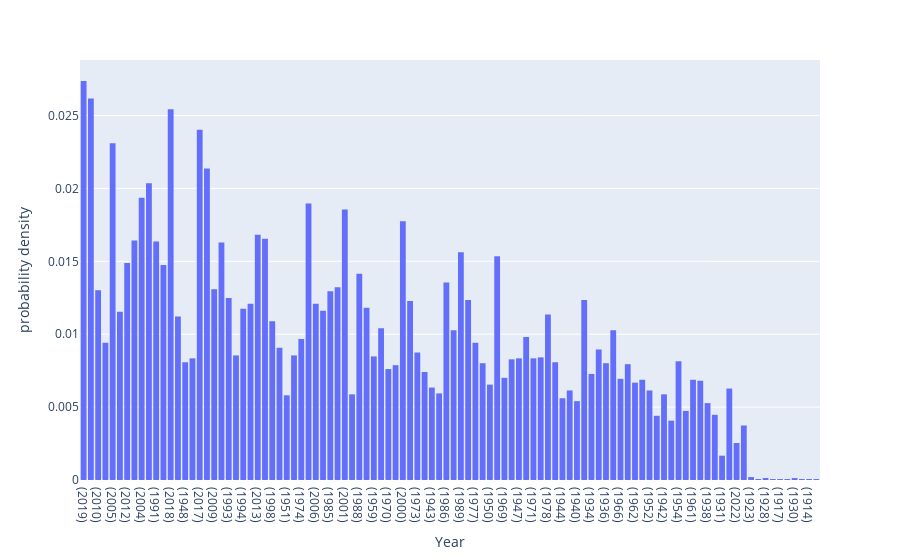

Source (notebook cell):
### Markdown cell above
* Visualization part is done to show the realtionships between the features present in the dataset.
* In this project, we have used multiple charts to see the realtions within components of data which involves in the result.

### Code cell
#Here we have created a histogram over the years in the data

year = px.histogram(imdb_df, x = 'Year', histnorm='probability density', nbins = 30)
year.show()

### Figure 1 — Plotly figure (JSON) as saved in the notebook; plotly's stock layout.template omitted (floating-point values rounded to 4 significant figures; data arrays with more than 128 entries replaced by an {"elided": "..."} marker saying what was removed)
{"data": [{"alignmentgroup": "True", "bingroup": "x", "histnorm": "probability density", "hovertemplate": "Year=%{x}<br>probability density=%{y}<extra></extra>", "legendgroup": "", "marker": {"color": "#636efa", "pattern": {"shape": ""}}, "name": "", "nbinsx": 30, "offsetgroup": "", "orientation": "v", "showlegend": false, "type": "histogram", "x": {"elided": "15509 str values"}, "xaxis": "x", "yaxis": "y"}], "layout": {"barmode": "relative", "legend": {"tracegroupgap": 0}, "margin": {"t": 60}, "xaxis": {"anchor": "y", "domain": [0, 1], "title": {"text": "Year"}}, "yaxis": {"anchor": "x", "domain": [0, 1], "title": {"text": "probability density"}}}}
